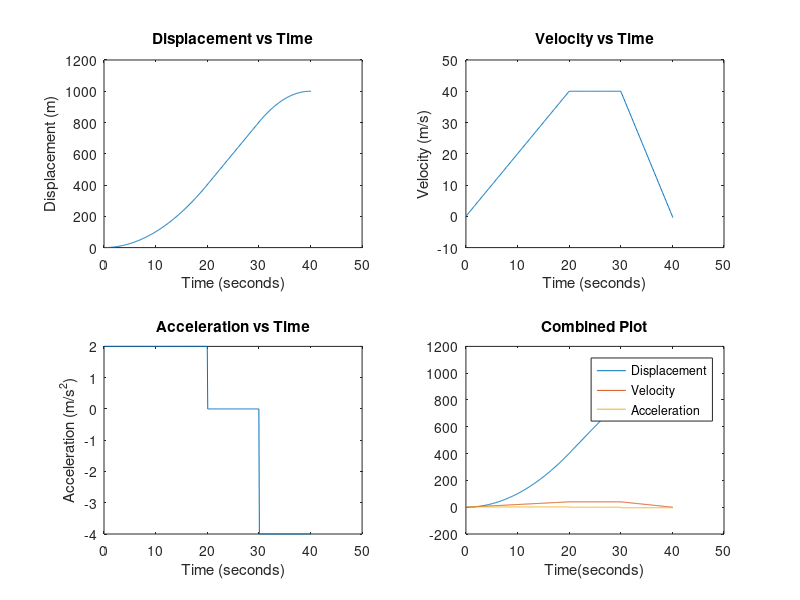

Reproduce this figure in MATLAB.
% LAB 6 - TASK 2

% A car starts at rest, and follows the following pattern:
% Constant acceleration 2 m/s^2 until the velocity reaches 40 m/s
% Then, constant velocity until the displacement reaches 800 m
% Then, constant deceleration of -4 m/s^2 until rest

% -------------------------------------------------------------------------

% General Constant Variables
time_step = 0.1;        % Time step

% Constant Variables for part A
vf_a = 40;              % Final velocity
acceleration = 2;       % Acceleration

% Constant Variables for part B
df = 800;               % Final displacement

% Constant Variables for part C
vf_c = 0;               % Final velocity
deceleration = -4;      % Deceleration

% Initial Variables
time = 0;               % Time
velocity = 0;           % Velocity
displacement = 0;       % Displacement

% Initialize arrays
t_array = [];           % Time Array
d_array = [];           % Displacement Array
v_array = [];           % Velocity Array
a_array = [];           % Acceleration Array

% ---- CONSTANT ACCELERATION 2 m/s^2 UNTIL VELOCITY REACHES 40 m/s -----

while velocity < vf_a

    % Calculating Velocity (vf = vi + a * t)
    velocity = velocity + acceleration * time_step;

    % Calculating Displacement (d = v * t)
    displacement = displacement + velocity * time_step;

    % Calculating Time (each iteration adds 0.1 seconds)
    time = time + time_step;

    % Storing values in arrays
    t_array = [t_array; time];
    d_array = [d_array; displacement];
    v_array = [v_array; velocity];
    a_array = [a_array; acceleration];

end

% ---- CONSTANT VELOCITY UNTIL DISPLACEMENT REACHES 800 m -----

while displacement < df

    % Calculating Displacement
    displacement = displacement + velocity * time_step;

    % Calculating Acceleration
    acceleration = 0;

    % Calculating Time
    time = time + time_step;

    % Storing values in arrays
    t_array = [t_array; time];
    d_array = [d_array; displacement];
    v_array = [v_array; velocity];
    a_array = [a_array; acceleration];

end

% ---- CONSTANT DECELERATION -4 m/s^2 until rest -----

while velocity > vf_c

    % Calculating Velocity
    velocity = velocity + deceleration * time_step;

    % Calculating Displacement
    displacement = displacement + velocity * time_step;

    % Calculating Time
    time = time + time_step;

    % Storing values in arrays
    t_array = [t_array; time];
    d_array = [d_array; displacement];
    v_array = [v_array; velocity];
    a_array = [a_array; deceleration];

end

% ---- Plotting Graphs ----

% Displacement 
subplot(2,2,1);
plot(t_array,d_array);
title('Displacement vs Time');
xlabel('Time (seconds)');
ylabel('Displacement (m)');

% Velocity 
subplot(2,2,2);
plot(t_array,v_array);
title('Velocity vs Time');
xlabel('Time (seconds)');
ylabel('Velocity (m/s)');

% Acceleration 
subplot(2,2,3);
plot(t_array,a_array);
title('Acceleration vs Time');
xlabel('Time (seconds)');
ylabel('Acceleration (m/s^2)');

% Combined plot
subplot(2,2,4);
plot(t_array,d_array,t_array,v_array,t_array,a_array);
legend('Displacement','Velocity','Acceleration');
title('Combined Plot');
xlabel('Time(seconds)');